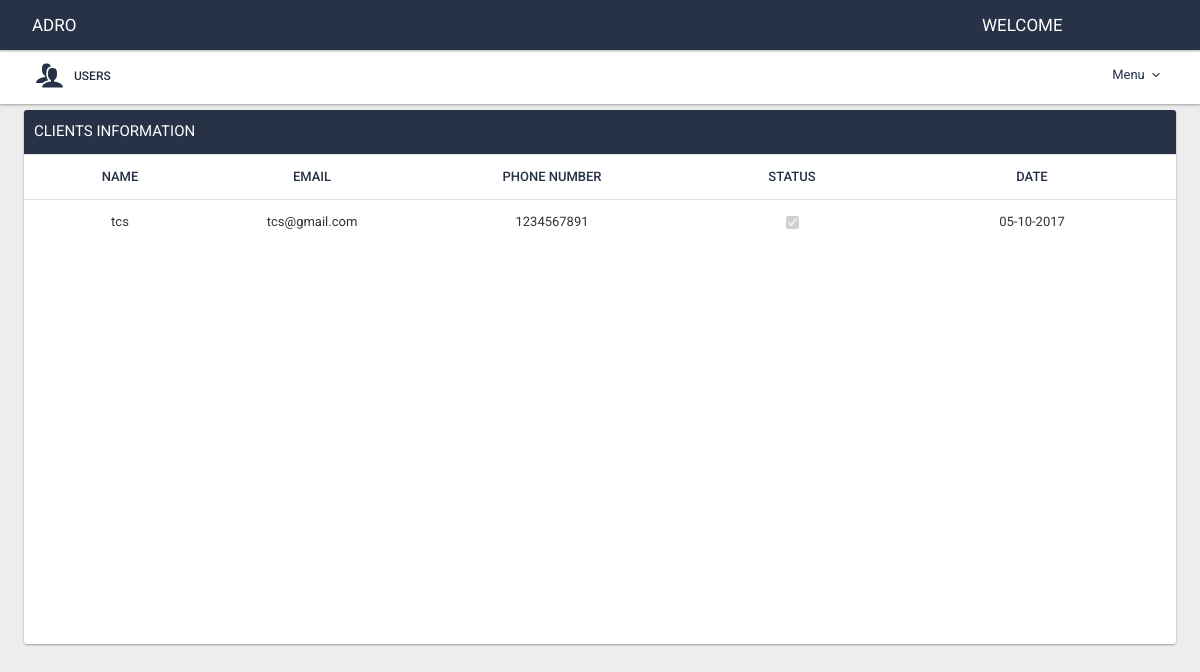
Page /auditor_users.php?auditor=24 (signed in) on the earlier database version.
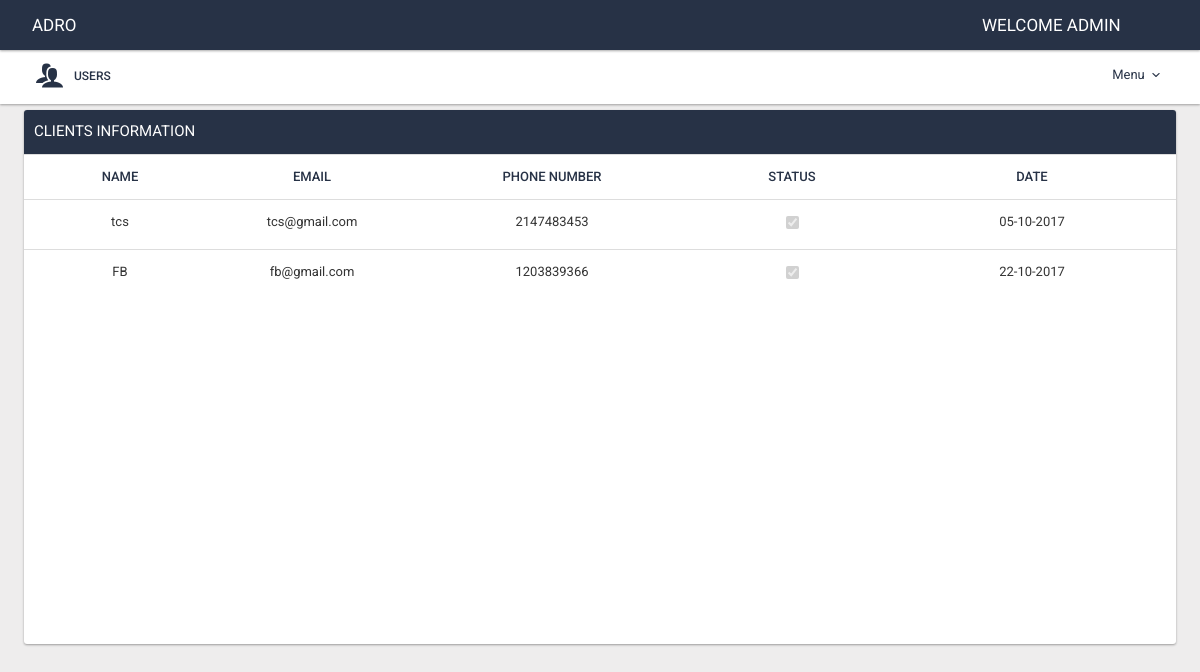
Same page on the later database version.
### tables this page shows
CREATE TABLE `user_info` (
  `userid` int(11) NOT NULL,
  `username` varchar(255) NOT NULL,
  `password` varchar(255) NOT NULL,
  `emailId` varchar(255) NOT NULL,
  `phone_number` int(11) NOT NULL,
  `name` varchar(255) NOT NULL,
  `role_id` int(11) NOT NULL,
  `created_by` int(11) NOT NULL,
  `created_date` datetime NOT NULL,
  `status` int(11) NOT NULL DEFAULT '0'
);

### auditor_users.php (the view, shortened to what this page needs)
<?php
include_once "header.php";
$user_sql = "SELECT * FROM `user_info` WHERE  role_id='".CLIENT."' and `created_by` = '".$_GET['auditor']."' ";
$user_data = mysqli_query($conn , $user_sql);
?>
<div class="panel panel-flat panelflat newpanel">
 <div class="panel-heading">Clients Information </div>
<div class="table-responsive" >
	<table class="table table-fixed">
		<thead>
			<tr>
				<th  class="col-xs-2"> Name</th>
				<th  class="col-xs-2">Email</th>
				<th  class="col-xs-3">Phone Number</th>
				<th  class="col-xs-2">Status</th>
				<th  class="col-xs-3">Date</th>
			</tr>
		</thead>
		<tbody>
			<?php
			while($row=mysqli_fetch_array($user_data)){
				echo "<tr style='height:50px' id=".$row[0]." align='center'>
				<td class='edit-orgname col-xs-2'>".$row[1]."</a></td>";
				echo
				"<td class='edit-mail col-xs-2'>".$row[3]."</td>";
				echo
				"<td class='edit-number col-xs-3'>".$row[4]."</td>";
				if($row[9]=='1')
				echo "<td class='edit-pname col-xs-2'><input id='checkbox1' disabled type='checkbox' checked='checked' value='".$row[9]."' /></td>";
			else
				echo "<td class='edit-pname col-xs-2'><input id='checkbox1' disabled class='$row[0]' type='checkbox' value='".$row[9]."' /></td>";
				echo
				"<td class='edit-date col-xs-3'>".date('d-m-Y', strtotime($row[8]))."</td>";
				echo"
				</tr>";
			}
			?>
		</tbody>
	</table>
</div>
</div>

### header.php (shortened to what this page needs)
<?php
function active($currect_page){
  $url_array =  explode('/', $_SERVER['REQUEST_URI']) ;
  $url = end($url_array);
  if($currect_page == $url){
      echo 'active';
  }
}
?>
<!DOCTYPE html>
<html>
<head>
<link href="//netdna.bootstrapcdn.com/bootstrap/3.0.3/css/bootstrap.min.css" rel="stylesheet">
	<link href="css/icons/icomoon/styles.css" rel="stylesheet" type="text/css">
	<link href="css/bootstrap.css" rel="stylesheet" type="text/css">
	<link href="css/core.css" rel="stylesheet" type="text/css">
	<link href="css/components.css" rel="stylesheet" type="text/css">
	<link href="css/colors.css" rel="stylesheet" type="text/css">
<link rel = "stylesheet" href="css/style.css">
  </head><body><div class="navbar navbar-inverse navbar-fixed-top" style="top:0;position:fixed;" role="navigation">
	<div class="navbar-header col-md-6 col-sm-10 col-xs-12">
        <div class="navbar-header col-md-8 col-xs-6"><a class="navbar-brand" href="#">ADRO</a></div>
	</div>
	<div class="col-md-6 col-xs-2 col-xs-12">
        <div class="navbar-header pull-right"><a class="navbar-brand" href="#">Welcome <?php echo $_SESSION['name'];?></a></div>
	</div>
</div>
<div class="navbar navbar-inverse navbar-static-top" style="position:fixed;width:100%;" role="navigation">
	<div class="collapse navbar-collapse">
	<ul class="nav navbar-nav navbar-nav-material">
				<?php if($_SESSION['role_id']==SUPERADMIN){?>
					<li class="<?php active('users.php');?>"><a href="users.php"><i class="icon-users position-left"></i> USERS</a></li>
				<?php }?>
			</ul>
			<ul class="nav navbar-nav pull-right hidden-xs hidden-sm">
			<li class="dropdown">
              <a href="#" class="dropdown-toggle" data-toggle="dropdown">Menu <b class="caret"></b></a>
            </li>
		</ul>
	</div>
</div>
</body>
</html>

Differences in the rows shown:
changed user_info "tcs": phone_number "1234567891" → "2147483453"
added user_info: username "FB", emailId "fb@gmail.com", phone_number "1203839366", created_date "22-10-2017"
Other differences:
$_SESSION['name']: (not shown) → "ADMIN"
